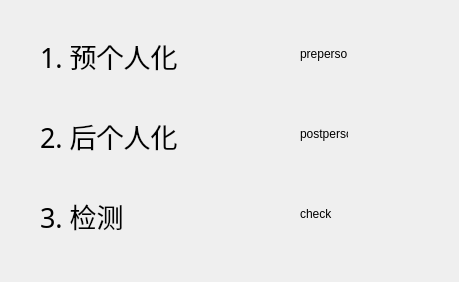
<?xml version="1.0" encoding="UTF-8"?>
<ui version="4.0">
 <class>Loading</class>
 <widget class="QWidget" name="Loading">
  <property name="geometry">
   <rect>
    <x>0</x>
    <y>0</y>
    <width>459</width>
    <height>282</height>
   </rect>
  </property>
  <property name="windowTitle">
   <string>Loading</string>
  </property>
  <widget class="QLabel" name="label">
   <property name="geometry">
    <rect>
     <x>40</x>
     <y>30</y>
     <width>181</width>
     <height>51</height>
    </rect>
   </property>
   <property name="font">
    <font>
     <family>微软雅黑</family>
     <pointsize>20</pointsize>
    </font>
   </property>
   <property name="text">
    <string>1. 预个人化</string>
   </property>
  </widget>
  <widget class="QLabel" name="label_2">
   <property name="geometry">
    <rect>
     <x>40</x>
     <y>110</y>
     <width>181</width>
     <height>51</height>
    </rect>
   </property>
   <property name="font">
    <font>
     <family>微软雅黑</family>
     <pointsize>20</pointsize>
    </font>
   </property>
   <property name="text">
    <string>2. 后个人化</string>
   </property>
  </widget>
  <widget class="QLabel" name="label_3">
   <property name="geometry">
    <rect>
     <x>40</x>
     <y>190</y>
     <width>171</width>
     <height>51</height>
    </rect>
   </property>
   <property name="font">
    <font>
     <family>微软雅黑</family>
     <pointsize>20</pointsize>
    </font>
   </property>
   <property name="text">
    <string>3. 检测</string>
   </property>
  </widget>
  <widget class="QLabel" name="prepersonal_label">
   <property name="geometry">
    <rect>
     <x>300</x>
     <y>30</y>
     <width>48</width>
     <height>48</height>
    </rect>
   </property>
   <property name="text">
    <string>preperson</string>
   </property>
  </widget>
  <widget class="QLabel" name="postpersonal_label">
   <property name="geometry">
    <rect>
     <x>300</x>
     <y>110</y>
     <width>48</width>
     <height>48</height>
    </rect>
   </property>
   <property name="text">
    <string>postperson</string>
   </property>
  </widget>
  <widget class="QLabel" name="check_label">
   <property name="geometry">
    <rect>
     <x>300</x>
     <y>190</y>
     <width>48</width>
     <height>48</height>
    </rect>
   </property>
   <property name="text">
    <string>check</string>
   </property>
  </widget>
 </widget>
 <resources/>
 <connections/>
</ui>
